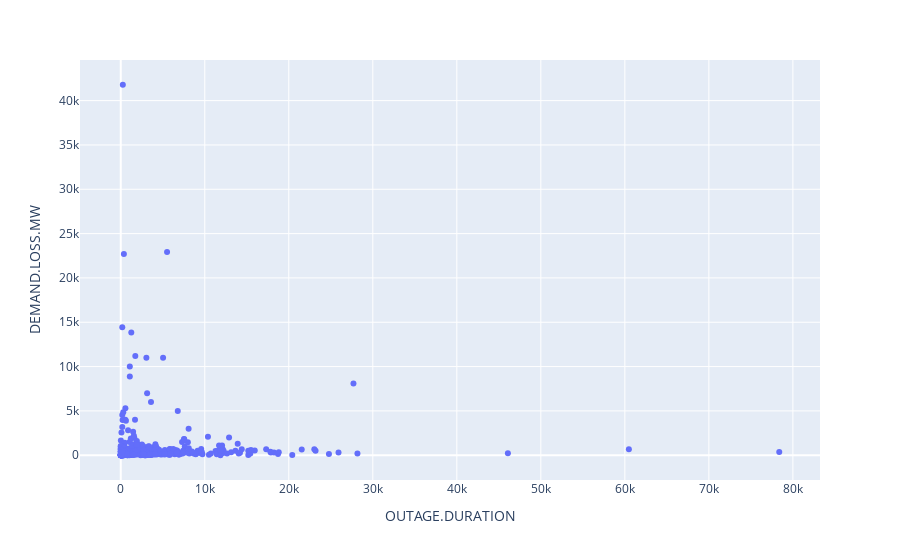

Source (notebook cell):
### Markdown cell above
Indeed, an exponental decay relationship is present (For linear model, this may be a useful feature). Lets drop the columns with no peak demand loss and plot the above graph again.

### Code cell
px.scatter(formated_data[formated_data['DEMAND.LOSS.MW'] > 0], x='OUTAGE.DURATION', y='DEMAND.LOSS.MW')

### Figure 1 — Plotly figure (JSON) as saved in the notebook; plotly's stock layout.template omitted (floating-point values rounded to 4 significant figures; data arrays with more than 128 entries replaced by an {"elided": "..."} marker saying what was removed)
{"data": [{"hovertemplate": "OUTAGE.DURATION=%{x}<br>DEMAND.LOSS.MW=%{y}<extra></extra>", "legendgroup": "", "marker": {"color": "#636efa", "symbol": "circle"}, "mode": "markers", "name": "", "orientation": "v", "showlegend": false, "type": "scatter", "x": {"elided": "633 int values"}, "xaxis": "x", "y": {"elided": "633 int values"}, "yaxis": "y"}], "layout": {"legend": {"tracegroupgap": 0}, "margin": {"t": 60}, "xaxis": {"anchor": "y", "domain": [0, 1], "title": {"text": "OUTAGE.DURATION"}}, "yaxis": {"anchor": "x", "domain": [0, 1], "title": {"text": "DEMAND.LOSS.MW"}}}}
